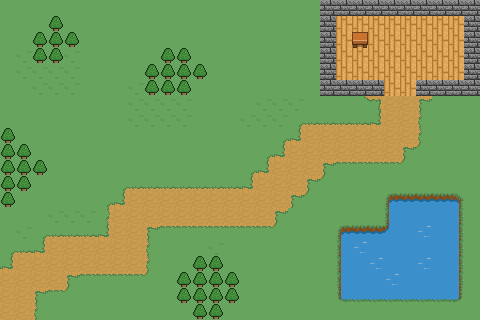

The image is a tile-based game level rendered from a .tmx file. Its description and complete source (layers, tilesets, objects, tile grids) follow:
An orthogonal 30x20 tile map with 16x16 px tiles, 3 tile layers (ground, fgd_1, bgd).

<map version="1.9" tiledversion="1.9.2" orientation="orthogonal" renderorder="right-down" width="30" height="20" tilewidth="16" tileheight="16" infinite="0" nextlayerid="5" nextobjectid="1">
 <tileset firstgid="1" source="../tiles/tiles.tsx" />
 <layer id="1" name="ground" width="30" height="20">
  <data encoding="csv">
36,36,36,36,36,36,36,36,36,36,36,36,36,36,36,36,36,36,36,36,0,0,0,0,0,0,0,0,0,0,
36,36,36,0,36,36,36,36,36,36,36,36,36,36,36,36,36,36,36,36,0,5,5,5,5,5,5,5,5,0,
36,36,0,0,0,36,36,36,36,36,36,36,36,36,36,36,36,36,36,36,0,5,5,5,5,5,5,5,5,0,
36,13,0,0,13,36,36,36,36,36,0,0,36,36,36,36,36,36,36,36,0,5,5,5,5,5,5,5,5,0,
36,13,13,13,13,36,36,36,36,0,0,0,0,36,36,36,36,36,36,36,0,5,5,5,5,5,5,5,5,0,
36,36,13,13,13,36,36,36,13,0,0,0,36,36,36,36,36,36,36,36,0,0,0,0,5,5,0,0,0,0,
36,36,36,36,36,36,36,36,13,13,13,13,36,36,36,36,13,13,13,36,36,36,2,16,17,17,35,36,36,36,
36,36,36,36,36,36,36,36,13,13,13,13,36,36,36,13,13,13,21,26,26,26,26,3,17,17,7,36,36,36,
0,36,36,36,36,36,36,36,36,36,36,36,36,36,36,36,36,21,3,17,17,17,17,17,17,17,7,36,36,36,
0,0,36,36,36,36,36,36,36,36,36,36,36,36,36,36,21,3,17,17,17,17,17,17,17,35,20,36,36,36,
0,0,0,36,36,36,36,36,36,36,36,36,36,36,36,21,3,17,17,17,35,25,25,25,25,20,36,36,36,36,
0,0,36,36,36,36,36,21,26,26,26,26,26,26,26,3,17,17,17,35,20,36,36,36,36,36,36,36,36,36,
0,36,36,36,36,36,21,3,17,17,17,17,17,17,17,17,17,17,35,20,36,36,36,36,0,0,0,0,0,36,
36,36,36,13,13,13,11,17,17,17,17,17,17,17,17,17,17,35,36,36,36,36,36,36,0,0,0,0,0,36,
36,13,21,26,26,26,3,17,17,35,25,25,25,25,25,25,25,20,36,36,36,0,0,0,0,0,0,0,0,36,
21,26,3,17,17,17,17,17,17,7,36,36,36,13,36,36,36,36,36,36,36,0,0,0,0,0,0,0,0,36,
3,17,17,17,17,17,17,17,17,7,36,36,0,0,36,36,36,36,36,36,36,0,0,0,0,0,0,0,0,36,
17,17,17,17,35,25,25,25,25,20,36,0,0,0,0,36,36,36,36,36,36,0,0,0,0,0,0,0,0,36,
17,17,35,25,20,36,36,36,36,36,36,0,0,0,0,36,36,36,36,36,36,0,0,0,0,0,0,0,0,36,
17,17,7,36,36,36,36,36,36,36,36,36,0,0,36,36,36,36,36,36,36,36,36,36,36,36,36,36,36,36
</data>
 </layer>
 <layer id="4" name="fgd_1" width="30" height="20">
  <data encoding="csv">
0,0,0,0,0,0,0,0,0,0,0,0,0,0,0,0,0,0,0,0,0,0,0,0,0,0,0,0,0,0,
0,0,0,0,0,0,0,0,0,0,0,0,0,0,0,0,0,0,0,0,0,0,0,0,0,0,0,0,0,0,
0,0,0,0,0,0,0,0,0,0,0,0,0,0,0,0,0,0,0,0,0,0,0,0,0,0,0,0,0,0,
0,0,0,0,0,0,0,0,0,0,0,0,0,0,0,0,0,0,0,0,0,0,0,0,0,0,0,0,0,0,
0,0,0,0,0,0,0,0,0,0,0,0,0,0,0,0,0,0,0,0,0,0,0,0,0,0,0,0,0,0,
0,0,0,0,0,0,0,0,0,0,0,0,0,0,0,0,0,0,0,0,0,0,0,0,0,0,0,0,0,0,
0,0,0,0,0,0,0,0,0,0,0,0,0,0,0,0,0,0,0,0,0,0,0,0,0,0,0,0,0,0,
0,0,0,0,0,0,0,0,0,0,0,0,0,0,0,0,0,0,0,0,0,0,0,0,0,0,0,0,0,0,
0,0,0,0,0,0,0,0,0,0,0,0,0,0,0,0,0,0,0,0,0,0,0,0,0,0,0,0,0,0,
0,0,0,0,0,0,0,0,0,0,0,0,0,0,0,0,0,0,0,0,0,0,0,0,0,0,0,0,0,0,
0,0,0,0,0,0,0,0,0,0,0,0,0,0,0,0,0,0,0,0,0,0,0,0,0,0,0,0,0,0,
0,0,0,0,0,0,0,0,0,0,0,0,0,0,0,0,0,0,0,0,0,0,0,0,0,0,0,0,0,0,
0,0,0,0,0,0,0,0,0,0,0,0,0,0,0,0,0,0,0,0,0,0,0,0,0,0,0,0,0,0,
0,0,0,0,0,0,0,0,0,0,0,0,0,0,0,0,0,0,0,0,0,0,0,0,0,0,0,0,0,0,
0,0,0,0,0,0,0,0,0,0,0,0,0,0,0,0,0,0,0,0,0,0,0,0,0,0,0,0,0,0,
0,0,0,0,0,0,0,0,0,0,0,0,0,0,0,0,0,0,0,0,0,0,0,0,0,0,0,0,0,0,
0,0,0,0,0,0,0,0,0,0,0,0,0,0,0,0,0,0,0,0,0,0,0,0,0,0,0,0,0,0,
0,0,0,0,0,0,0,0,0,0,0,0,0,0,0,0,0,0,0,0,0,0,0,0,0,0,0,0,0,0,
0,0,0,0,0,0,0,0,0,0,0,0,0,0,0,0,0,0,0,0,0,0,0,0,0,0,0,0,0,0,
0,0,0,0,0,0,0,0,0,0,0,0,0,0,0,0,0,0,0,0,0,0,0,0,0,0,0,0,0,0
</data>
 </layer>
 <layer id="2" name="bgd" width="30" height="20">
  <data encoding="csv">
0,0,0,0,0,0,0,0,0,0,0,0,0,0,0,0,0,0,0,0,30,30,30,30,30,30,30,30,30,30,
0,0,0,24,0,0,0,0,0,0,0,0,0,0,0,0,0,0,0,0,30,0,0,0,0,0,0,0,0,30,
0,0,24,24,24,0,0,0,0,0,0,0,0,0,0,0,0,0,0,0,30,0,29,0,0,0,0,0,0,30,
0,0,24,24,0,0,0,0,0,0,24,24,0,0,0,0,0,0,0,0,30,0,0,0,0,0,0,0,0,30,
0,0,0,0,0,0,0,0,0,24,24,24,24,0,0,0,0,0,0,0,30,0,0,0,0,0,0,0,0,30,
0,0,0,0,0,0,0,0,0,24,24,24,0,0,0,0,0,0,0,0,30,30,30,30,0,0,30,30,30,30,
0,0,0,0,0,0,0,0,0,0,0,0,0,0,0,0,0,0,0,0,0,0,0,0,0,0,0,0,0,0,
0,0,0,0,0,0,0,0,0,0,0,0,0,0,0,0,0,0,0,0,0,0,0,0,0,0,0,0,0,0,
24,0,0,0,0,0,0,0,0,0,0,0,0,0,0,0,0,0,0,0,0,0,0,0,0,0,0,0,0,0,
24,24,0,0,0,0,0,0,0,0,0,0,0,0,0,0,0,0,0,0,0,0,0,0,0,0,0,0,0,0,
24,24,24,0,0,0,0,0,0,0,0,0,0,0,0,0,0,0,0,0,0,0,0,0,0,0,0,0,0,0,
24,24,0,0,0,0,0,0,0,0,0,0,0,0,0,0,0,0,0,0,0,0,0,0,0,0,0,0,0,0,
24,0,0,0,0,0,0,0,0,0,0,0,0,0,0,0,0,0,0,0,0,0,0,0,34,18,18,18,15,0,
0,0,0,0,0,0,0,0,0,0,0,0,0,0,0,0,0,0,0,0,0,0,0,0,33,32,32,32,10,0,
0,0,0,0,0,0,0,0,0,0,0,0,0,0,0,0,0,0,0,0,0,34,18,18,19,32,23,32,10,0,
0,0,0,0,0,0,0,0,0,0,0,0,0,0,0,0,0,0,0,0,0,33,23,32,32,32,32,32,10,0,
0,0,0,0,0,0,0,0,0,0,0,0,24,24,0,0,0,0,0,0,0,33,32,23,32,32,23,32,10,0,
0,0,0,0,0,0,0,0,0,0,0,24,24,24,24,0,0,0,0,0,0,33,32,32,23,32,32,32,10,0,
0,0,0,0,0,0,0,0,0,0,0,24,24,24,24,0,0,0,0,0,0,28,31,31,31,31,31,31,9,0,
0,0,0,0,0,0,0,0,0,0,0,0,24,24,0,0,0,0,0,0,0,0,0,0,0,0,0,0,0,0
</data>
 </layer>
</map>